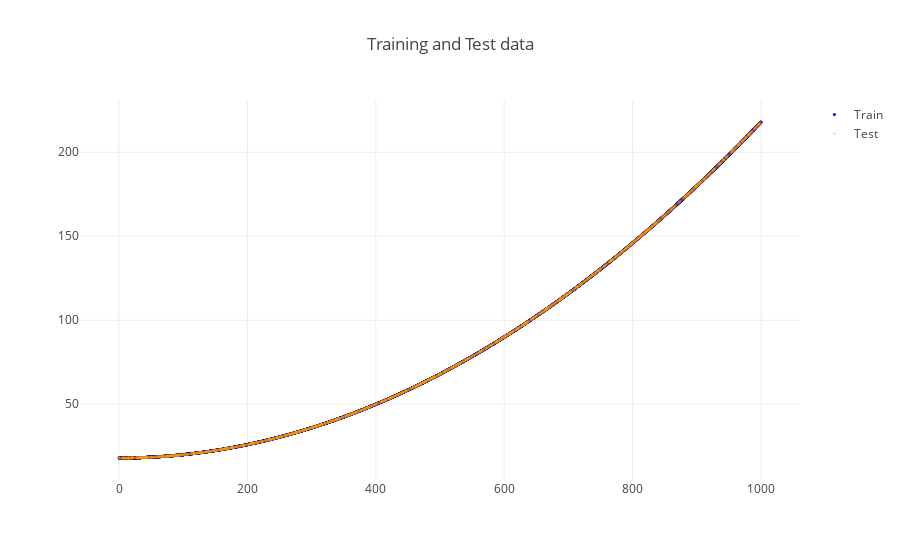

The notebook cell saved with this chart:
### Code cell
plotData(train, test)

### Figure 1 — Plotly figure (JSON) as saved in the notebook; plotly's stock layout.template omitted (floating-point values rounded to 4 significant figures; data arrays with more than 128 entries replaced by an {"elided": "..."} marker saying what was removed)
{"data": [{"marker": {"color": "rgb(0,0,152)", "size": 3}, "mode": "markers", "name": "Train", "type": "scatter", "uid": "798a9c4a-7044-4d37-abd2-22a62fd9696a", "x": {"elided": "8000 float values"}, "y": {"elided": "8000 float values"}}, {"marker": {"color": "rgba(256,152,0, .3)", "size": 3}, "mode": "markers", "name": "Test", "type": "scatter", "uid": "90b5cb2a-e3d4-4780-8b4f-e3ba2bf7fa11", "x": {"elided": "2001 float values"}, "y": {"elided": "2001 float values"}}], "layout": {"title": {"text": "Training and Test data"}, "xaxis": {"zeroline": false}, "yaxis": {"zeroline": false}}}
